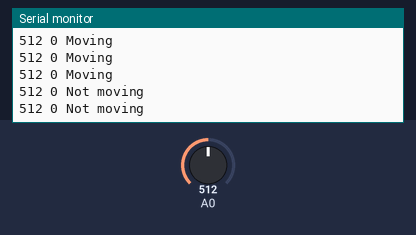
Bench run of a sketch on a simulated Arduino Uno, built with avr-gcc and run on an emulated ATmega328P. Shown: the last lines printed to the serial monitor. The inputs (shaded band) are chosen by the test bench; at power-on: A0 = 512.

Above: at 1.2 s.
1.3 s: A0 set to 716
At 1.31 s:
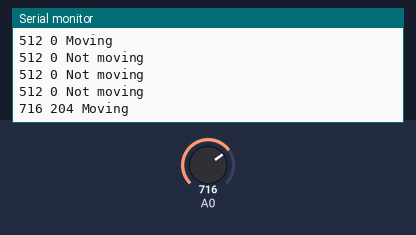
2.8 s: A0 set to 900
At 2.82 s:
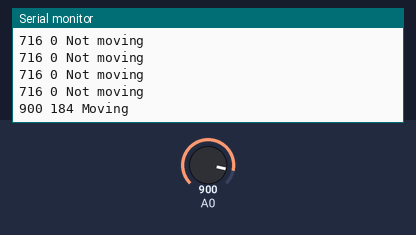
Timing chart, 0 to 5.8 s (numbered marks = the images above; inputs shaded):
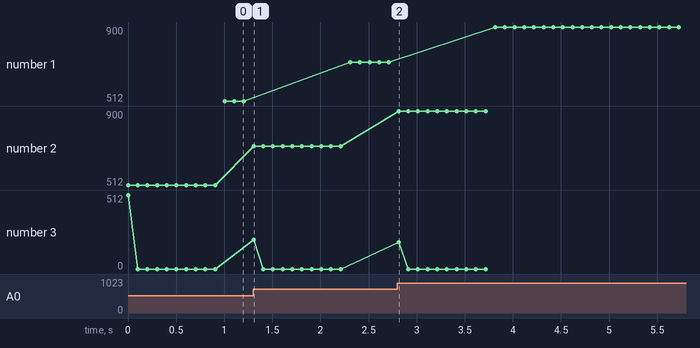

The sketch:

water_histogram.ino
```cpp
int lastReading = 0;
bool isMoving = false;
int measurements_queue[10] = {0};
int* start;
int* end;
int* current;
int accumulated_change = 0;

void setup() {
  pinMode(A0, INPUT);
  Serial.begin(9600);

  start = &measurements_queue[0];
  end = &measurements_queue[9];
  current = start;
}

void loop() {
  int reading = analogRead(A0);
  int abs_change = abs(lastReading - reading);

  // rolling sum over 10 samples
  accumulated_change += abs_change - *current;
  *current = abs_change;
  current = (current == end) ? start : current + 1;

  isMoving = accumulated_change > 8;

  Serial.print(reading);
  Serial.print(' ');
  Serial.print(abs_change);
  if (isMoving) Serial.print(" Moving");
  else Serial.print(" Not moving");
  Serial.println();

  lastReading = reading;
  delay(100);
}
```

Measured:
- after the input at 1.3 s, the serial monitor: prints a new line at once (image 1)
- after the input at 2.8 s, the serial monitor: prints a new line at once (image 2)
- plotted number 1: 512 → 716 after the input at 1.3 s, 716 → 900 after the input at 2.8 s
- plotted number 2: 512 → 716 after the input at 1.3 s, 716 → 900 after the input at 2.8 s
